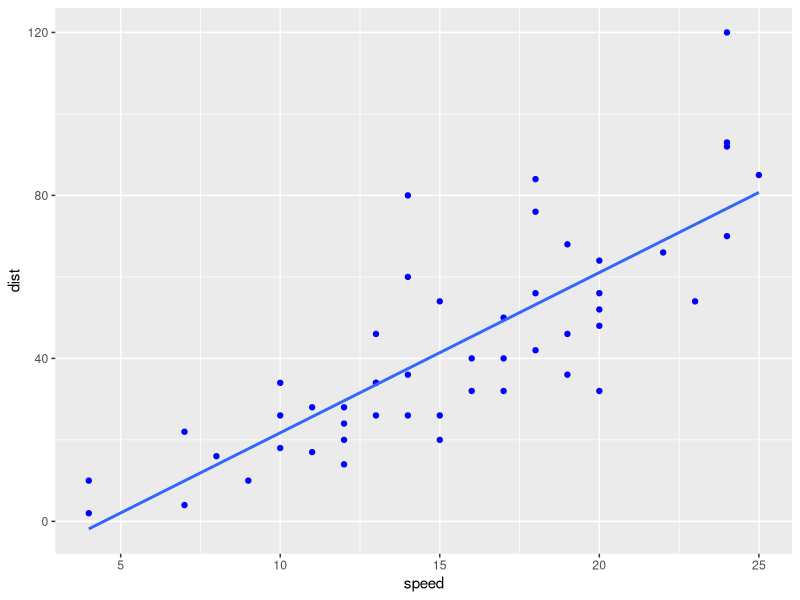
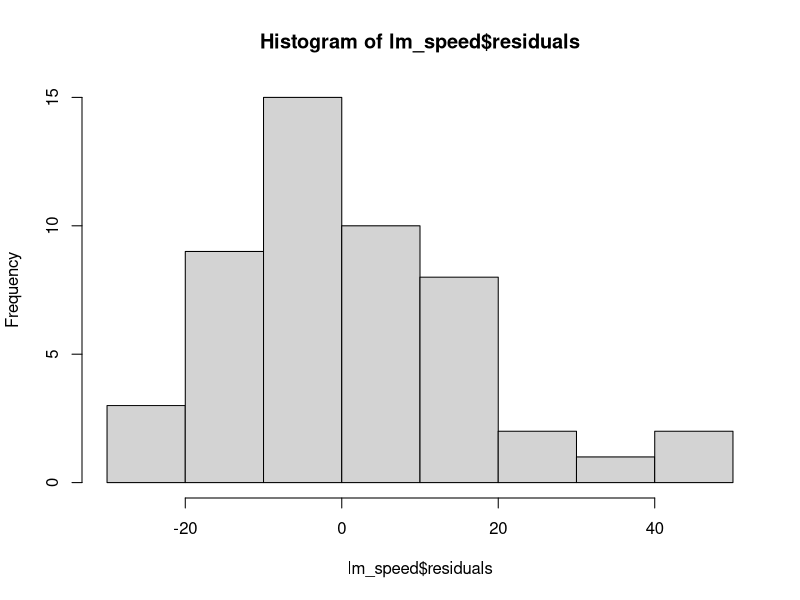
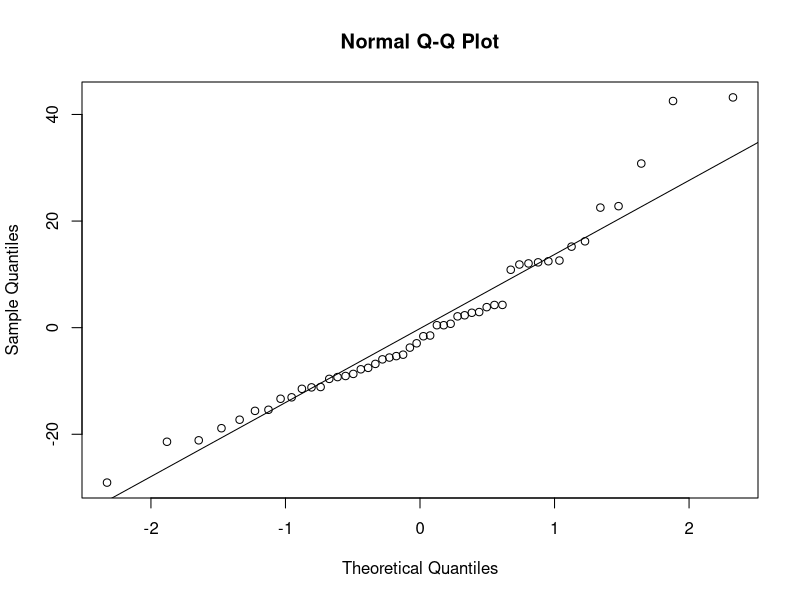
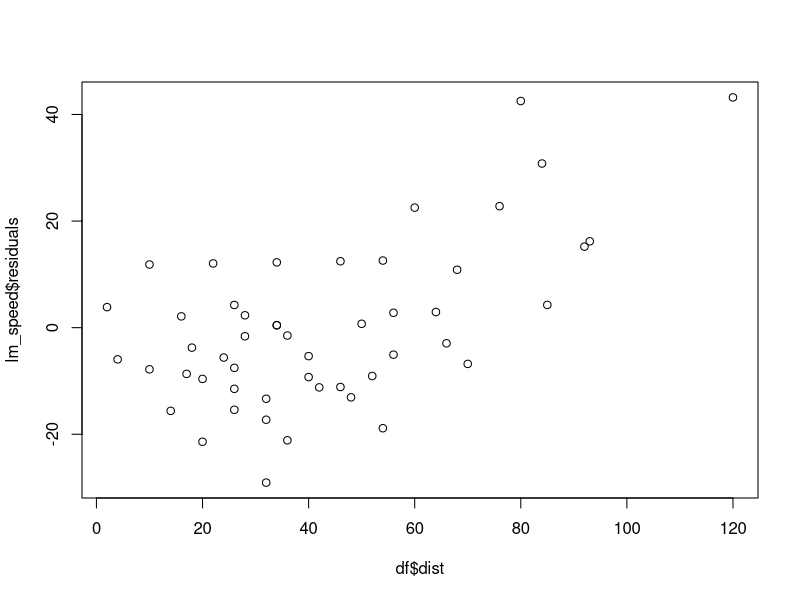
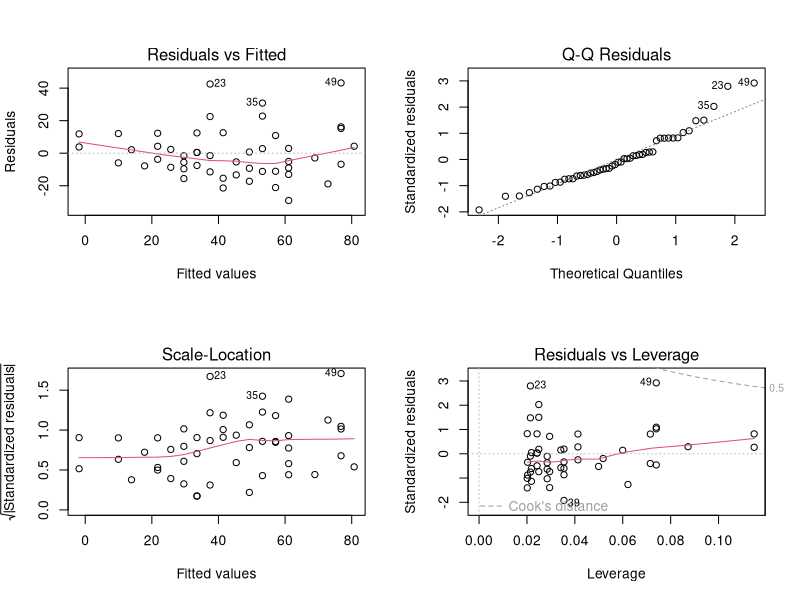

Write the R code that produced these figures, in order.
## ---- chunk 1
knitr::opts_chunk$set(echo = TRUE)
## ---- chunk 2
library(ggplot2)
df<-get("cars")
df
## ---- chunk 3
cor_df<-cor(df$speed, df$dist)
cor_df  
## ---- chunk 4


lm_speed <- lm(dist ~ speed, data = df)

lm_speed

summary(lm_speed)


ggplot(data = df, aes(x = speed, y = dist)) + 
  geom_point(color='blue') +
  geom_smooth(method = "lm", se = FALSE)

## ---- chunk 5
hist(lm_speed$residuals)
## ---- chunk 6
qqnorm(lm_speed$residuals)
qqline(lm_speed$residuals)  
plot(lm_speed$residuals ~ df$dist)

par(mfrow=c(2,2))
plot(lm_speed)
